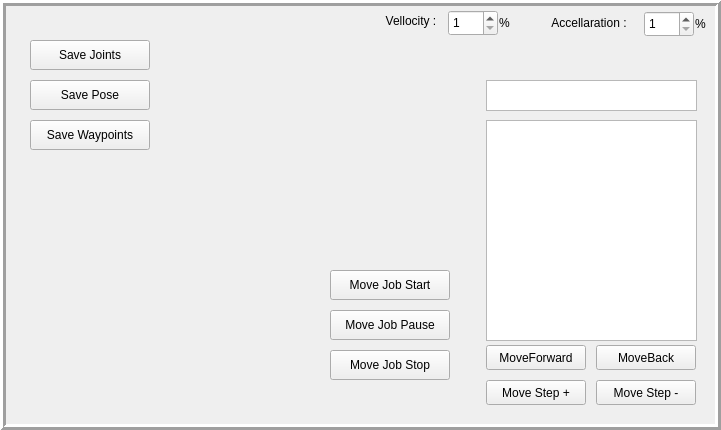
   <widget class="QFrame" name="frame_14">
    <property name="geometry">
     <rect>
      <x>720</x>
      <y>30</y>
      <width>721</width>
      <height>430</height>
     </rect>
    </property>
    <property name="frameShape">
     <enum>QFrame::Box</enum>
    </property>
    <property name="frameShadow">
     <enum>QFrame::Raised</enum>
    </property>
    <property name="lineWidth">
     <number>3</number>
    </property>
    <widget class="QPushButton" name="btn_save_joints">
     <property name="geometry">
      <rect>
       <x>30</x>
       <y>40</y>
       <width>120</width>
       <height>30</height>
      </rect>
     </property>
     <property name="text">
      <string>Save Joints</string>
     </property>
    </widget>
    <widget class="QTextBrowser" name="txtBr_job_name">
     <property name="geometry">
      <rect>
       <x>486</x>
       <y>80</y>
       <width>211</width>
       <height>31</height>
      </rect>
     </property>
     <property name="readOnly">
      <bool>false</bool>
     </property>
    </widget>
    <widget class="QPushButton" name="btn_save_pose">
     <property name="geometry">
      <rect>
       <x>30</x>
       <y>80</y>
       <width>120</width>
       <height>30</height>
      </rect>
     </property>
     <property name="text">
      <string>Save Pose</string>
     </property>
    </widget>
    <widget class="QPushButton" name="btn_save_waypoint">
     <property name="geometry">
      <rect>
       <x>30</x>
       <y>120</y>
       <width>120</width>
       <height>30</height>
      </rect>
     </property>
     <property name="text">
      <string>Save Waypoints</string>
     </property>
    </widget>
    <widget class="QListWidget" name="list_job_name">
     <property name="geometry">
      <rect>
       <x>486</x>
       <y>120</y>
       <width>211</width>
       <height>221</height>
      </rect>
     </property>
    </widget>
    <widget class="QPushButton" name="btn_move_job_start">
     <property name="geometry">
      <rect>
       <x>330</x>
       <y>270</y>
       <width>120</width>
       <height>30</height>
      </rect>
     </property>
     <property name="text">
      <string>Move Job Start</string>
     </property>
    </widget>
    <widget class="QSpinBox" name="spinBox_job_move_vel">
     <property name="geometry">
      <rect>
       <x>448</x>
       <y>10</y>
       <width>50</width>
       <height>26</height>
      </rect>
     </property>
     <property name="minimum">
      <number>1</number>
     </property>
     <property name="maximum">
      <number>100</number>
     </property>
    </widget>
    <widget class="QLabel" name="label_26">
     <property name="geometry">
      <rect>
       <x>376</x>
       <y>12</y>
       <width>70</width>
       <height>17</height>
      </rect>
     </property>
     <property name="text">
      <string>Vellocity :</string>
     </property>
     <property name="alignment">
      <set>Qt::AlignCenter</set>
     </property>
    </widget>
    <widget class="QLabel" name="label_27">
     <property name="geometry">
      <rect>
       <x>499</x>
       <y>14</y>
       <width>20</width>
       <height>17</height>
      </rect>
     </property>
     <property name="text">
      <string>%</string>
     </property>
    </widget>
    <widget class="QPushButton" name="btn_move_job_forward">
     <property name="geometry">
      <rect>
       <x>486</x>
       <y>345</y>
       <width>100</width>
       <height>25</height>
      </rect>
     </property>
     <property name="text">
      <string>MoveForward</string>
     </property>
    </widget>
    <widget class="QSpinBox" name="spinBox_job_move_accell">
     <property name="geometry">
      <rect>
       <x>644</x>
       <y>11</y>
       <width>50</width>
       <height>26</height>
      </rect>
     </property>
     <property name="minimum">
      <number>1</number>
     </property>
     <property name="maximum">
      <number>100</number>
     </property>
    </widget>
    <widget class="QLabel" name="label_28">
     <property name="geometry">
      <rect>
       <x>539</x>
       <y>14</y>
       <width>100</width>
       <height>17</height>
      </rect>
     </property>
     <property name="text">
      <string>Accellaration :</string>
     </property>
     <property name="alignment">
      <set>Qt::AlignCenter</set>
     </property>
    </widget>
    <widget class="QLabel" name="label_29">
     <property name="geometry">
      <rect>
       <x>695</x>
       <y>15</y>
       <width>17</width>
       <height>17</height>
      </rect>
     </property>
     <property name="text">
      <string>%</string>
     </property>
    </widget>
    <widget class="QPushButton" name="btn_move_job_pause">
     <property name="geometry">
      <rect>
       <x>330</x>
       <y>310</y>
       <width>120</width>
       <height>30</height>
      </rect>
     </property>
     <property name="text">
      <string>Move Job Pause</string>
     </property>
    </widget>
    <widget class="QPushButton" name="btn_move_job_stop">
     <property name="geometry">
      <rect>
       <x>330</x>
       <y>350</y>
       <width>120</width>
       <height>30</height>
      </rect>
     </property>
     <property name="text">
      <string>Move Job Stop</string>
     </property>
    </widget>
    <widget class="QPushButton" name="btn_move_job_next_step">
     <property name="geometry">
      <rect>
       <x>486</x>
       <y>380</y>
       <width>100</width>
       <height>25</height>
      </rect>
     </property>
     <property name="text">
      <string>Move Step +</string>
     </property>
    </widget>
    <widget class="QPushButton" name="btn_move_job_previous_step">
     <property name="geometry">
      <rect>
       <x>596</x>
       <y>380</y>
       <width>100</width>
       <height>25</height>
      </rect>
     </property>
     <property name="text">
      <string>Move Step -</string>
     </property>
    </widget>
    <widget class="QPushButton" name="btn_move_job_back">
     <property name="geometry">
      <rect>
       <x>596</x>
       <y>345</y>
       <width>100</width>
       <height>25</height>
      </rect>
     </property>
     <property name="text">
      <string>MoveBack</string>
     </property>
    </widget>
   </widget>
